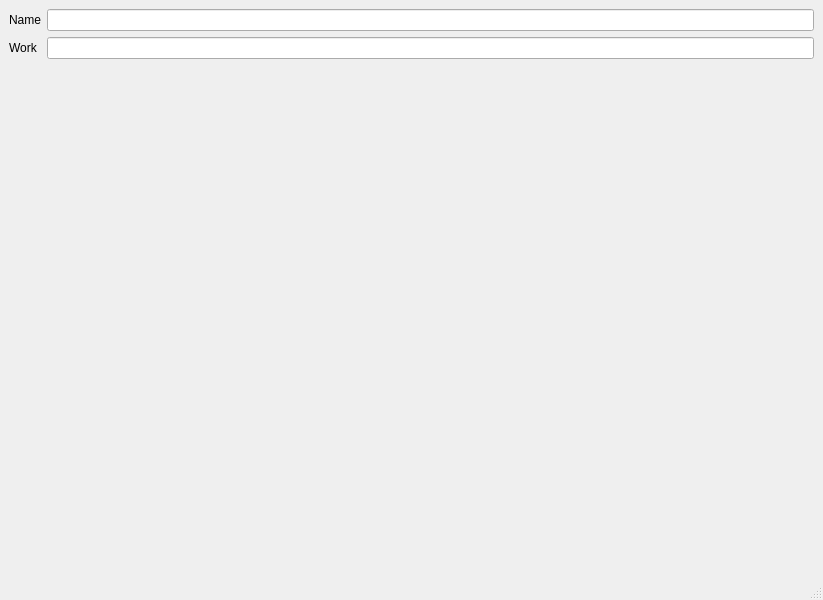
<?xml version="1.0" encoding="UTF-8"?>
<ui version="4.0">
 <class>Layout</class>
 <widget class="QMainWindow" name="Layout">
  <property name="geometry">
   <rect>
    <x>0</x>
    <y>0</y>
    <width>823</width>
    <height>600</height>
   </rect>
  </property>
  <property name="windowTitle">
   <string>Layout</string>
  </property>
  <widget class="QWidget" name="centralwidget">
   <layout class="QFormLayout" name="formLayout">
    <item row="0" column="0">
     <widget class="QLabel" name="label">
      <property name="text">
       <string>Name</string>
      </property>
     </widget>
    </item>
    <item row="0" column="1">
     <widget class="QLineEdit" name="lineEdit">
      <property name="text">
       <string/>
      </property>
     </widget>
    </item>
    <item row="1" column="0">
     <widget class="QLabel" name="label_5">
      <property name="sizePolicy">
       <sizepolicy hsizetype="Minimum" vsizetype="Minimum">
        <horstretch>0</horstretch>
        <verstretch>0</verstretch>
       </sizepolicy>
      </property>
      <property name="text">
       <string>Work</string>
      </property>
     </widget>
    </item>
    <item row="1" column="1">
     <widget class="QLineEdit" name="lineEdit_2">
      <property name="text">
       <string/>
      </property>
     </widget>
    </item>
   </layout>
  </widget>
  <widget class="QMenuBar" name="menubar">
   <property name="geometry">
    <rect>
     <x>0</x>
     <y>0</y>
     <width>823</width>
     <height>25</height>
    </rect>
   </property>
  </widget>
  <widget class="QStatusBar" name="statusbar"/>
 </widget>
 <resources/>
 <connections/>
</ui>
